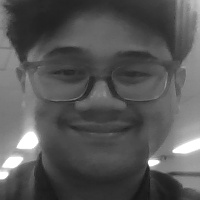
#> input picture backend/dataset/Agus/0000.jpg, 200 x 200 px; its folder holds only this picture in this run
$ python -i lbph_model.py   (imports and definitions only)
#> lines starting #> are read from the running program, lines starting #| are printed output that depends on the picture
#> further down, picture is the input picture: shape (200, 200); min 23, max 255, mean 86.6
import cv2
import numpy as np
from pathlib import Path
from .config import LBPH_MODEL_PATH, FACE_SIZE, DATASET_DIR


def preprocess_face(gray):
    gray = cv2.resize(gray, FACE_SIZE)
    gray = cv2.GaussianBlur(gray, (3, 3), 0)
    clahe = cv2.createCLAHE(clipLimit=2.0, tileGridSize=(8, 8))
    return clahe.apply(gray)
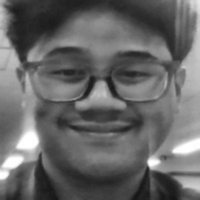
#> returned value: shape (200, 200); min 22, max 255, mean 102.6


def _adjust_brightness_contrast(gray, alpha=1.0, beta=0):
#> called with alpha = 0.82, beta = -12
    return cv2.convertScaleAbs(gray, alpha=alpha, beta=beta)
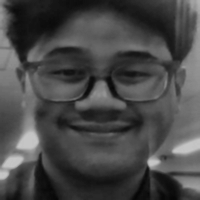
#> returned value: shape (200, 200); min 6, max 197, mean 72.1
#> call 2 of _adjust_brightness_contrast, with alpha = 1.18, beta = 10
#> in _adjust_brightness_contrast (call 2), `return cv2.convertScaleAbs(gray, alpha=alpha, beta=beta)`:
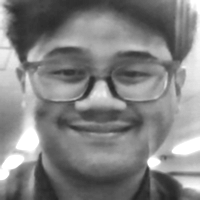
#> returned value: shape (200, 200); min 36, max 255, mean 130.1


def _rotate(gray, angle):
#> called with angle = -5
    h, w = gray.shape[:2]
#> h = 200; w = 200
    matrix = cv2.getRotationMatrix2D((w / 2, h / 2), angle, 1.0)
#> matrix = [[0.996, -0.0872, 9.1], [0.0872, 0.996, -8.34]]
    return cv2.warpAffine(
        gray,
        matrix,
        (w, h),
        flags=cv2.INTER_LINEAR,
        borderMode=cv2.BORDER_REPLICATE,
    )
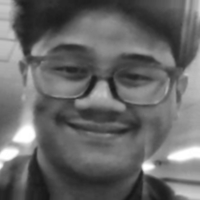
#> returned value: shape (200, 200); min 22, max 255, mean 103.3


def augment_face(gray):
    base = preprocess_face(gray)
    variants = [
        base,
        _adjust_brightness_contrast(base, alpha=0.82, beta=-12),
        _adjust_brightness_contrast(base, alpha=1.18, beta=10),
        _adjust_brightness_contrast(base, alpha=1.08, beta=-18),
        _rotate(base, -5),
        _rotate(base, 5),
    ]
#> call 2 of _rotate, with angle = 5
#> in _rotate (call 2), `matrix = cv2.getRotationMatrix2D((w / 2, h / 2), angle, 1.0)`: matrix = [[0.996, 0.0872, -8.34], [-0.0872, 0.996, 9.1]]
#> in _rotate (call 2), `return cv2.warpAffine( gray, matrix, (w, h), flags=cv2.INTER_LINEAR, b..`:
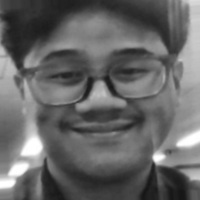
#> returned value: shape (200, 200); min 22, max 255, mean 102
    return variants


def load_lbph():
    if not LBPH_MODEL_PATH.exists():
        raise FileNotFoundError(f"LBPH model not found: {LBPH_MODEL_PATH}")
    rec = cv2.face.LBPHFaceRecognizer_create()
    rec.read(str(LBPH_MODEL_PATH))
    return rec

def lbph_conf_from_dist(dist: float) -> float:
    # heuristic mapping: dist kecil => conf tinggi
    return float(np.exp(-dist / 50.0))

def train_lbph(labels_map: dict):
    """
    Train LBPH using ALL images under dataset/<driver_id>/*.jpg
    labels_map: {driver_id: label_int}
    """
    DATASET_DIR.mkdir(parents=True, exist_ok=True)
    LBPH_MODEL_PATH.parent.mkdir(parents=True, exist_ok=True)

    recognizer = cv2.face.LBPHFaceRecognizer_create()
    faces = []
    ids = []

    for driver_id, label in labels_map.items():
        folder = DATASET_DIR / driver_id
        if not folder.exists():
            continue
        for img_path in folder.glob("*.jpg"):
            img = cv2.imread(str(img_path), cv2.IMREAD_GRAYSCALE)
            if img is None:
                continue
            for face in augment_face(img):
                faces.append(face)
                ids.append(int(label))

    if len(faces) < 2:
        return None

    labels_np = np.array(ids, dtype=np.int32).reshape(-1, 1)
    recognizer.train(faces, labels_np)
    recognizer.save(str(LBPH_MODEL_PATH))
    return recognizer

>>> import cv2
>>> picture = cv2.imread('../dataset/Agus/0000.jpg', cv2.IMREAD_GRAYSCALE)
>>> result = augment_face(picture)
#> result = 6 items

$ run again, on backend/dataset/Agus/0001.jpg
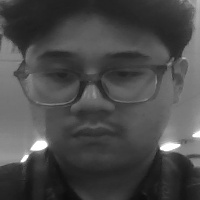
#> input picture backend/dataset/Agus/0001.jpg, 200 x 200 px
#> picture is the input picture: shape (200, 200); min 13, max 255, mean 73.6
#> h = 200
#> matrix = [[0.996, -0.0872, 9.1], [0.0872, 0.996, -8.34]]
#> in _rotate, `return cv2.warpAffine( gray, matrix, (w, h), flags=cv2.INTER_LINEAR, b..`:
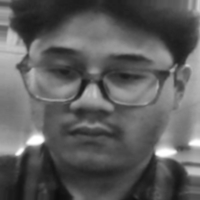
#> returned value: shape (200, 200); min 13, max 255, mean 92.9
#> matrix = [[0.996, 0.0872, -8.34], [-0.0872, 0.996, 9.1]]
#> in _rotate (call 2), `return cv2.warpAffine( gray, matrix, (w, h), flags=cv2.INTER_LINEAR, b..`:
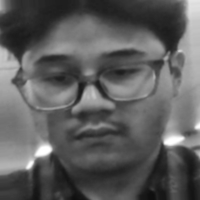
#> returned value: shape (200, 200); min 14, max 255, mean 92.8
#> result = 6 items

$ run again, on backend/dataset/Agus/0004.jpg
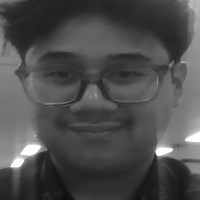
#> input picture backend/dataset/Agus/0004.jpg, 200 x 200 px
#> picture is the input picture: shape (200, 200); min 14, max 255, mean 77.2
#> h = 200
#> matrix = [[0.996, -0.0872, 9.1], [0.0872, 0.996, -8.34]]
#> in _rotate, `return cv2.warpAffine( gray, matrix, (w, h), flags=cv2.INTER_LINEAR, b..`:
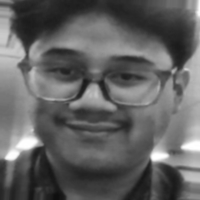
#> returned value: shape (200, 200); min 15, max 255, mean 97.8
#> matrix = [[0.996, 0.0872, -8.34], [-0.0872, 0.996, 9.1]]
#> in _rotate (call 2), `return cv2.warpAffine( gray, matrix, (w, h), flags=cv2.INTER_LINEAR, b..`:
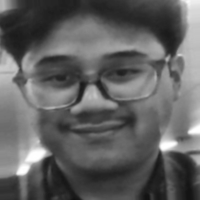
#> returned value: shape (200, 200); min 17, max 255, mean 96.8
#> result = 6 items
